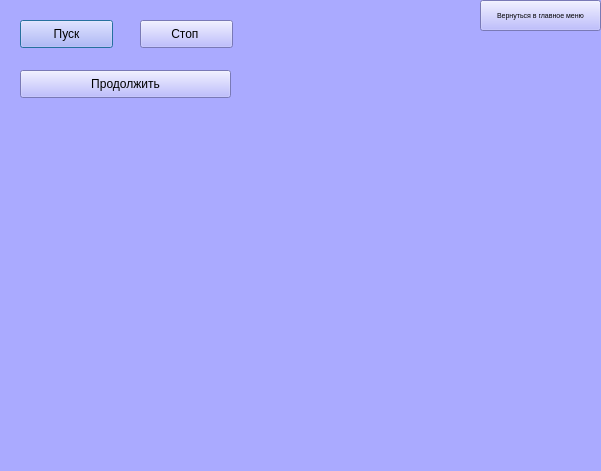
<?xml version="1.0" encoding="UTF-8"?>
<ui version="4.0">
 <class>MathematicalPendulum</class>
 <widget class="QDialog" name="MathematicalPendulum">
  <property name="geometry">
   <rect>
    <x>0</x>
    <y>0</y>
    <width>601</width>
    <height>471</height>
   </rect>
  </property>
  <property name="windowTitle">
   <string>Dialog</string>
  </property>
  <property name="styleSheet">
   <string notr="true">background-color:rgb(170, 170, 255)</string>
  </property>
  <widget class="QPushButton" name="pushButton">
   <property name="geometry">
    <rect>
     <x>20</x>
     <y>20</y>
     <width>93</width>
     <height>28</height>
    </rect>
   </property>
   <property name="text">
    <string>Пуск</string>
   </property>
  </widget>
  <widget class="QPushButton" name="pushButton_2">
   <property name="geometry">
    <rect>
     <x>140</x>
     <y>20</y>
     <width>93</width>
     <height>28</height>
    </rect>
   </property>
   <property name="text">
    <string>Стоп </string>
   </property>
  </widget>
  <widget class="QPushButton" name="pushButton_3">
   <property name="geometry">
    <rect>
     <x>20</x>
     <y>70</y>
     <width>211</width>
     <height>28</height>
    </rect>
   </property>
   <property name="text">
    <string>Продолжить</string>
   </property>
  </widget>
  <widget class="QPushButton" name="pushButton_4">
   <property name="geometry">
    <rect>
     <x>480</x>
     <y>0</y>
     <width>121</width>
     <height>31</height>
    </rect>
   </property>
   <property name="font">
    <font>
     <pointsize>5</pointsize>
    </font>
   </property>
   <property name="text">
    <string>Вернуться в главное меню</string>
   </property>
  </widget>
 </widget>
 <resources/>
 <connections/>
</ui>
